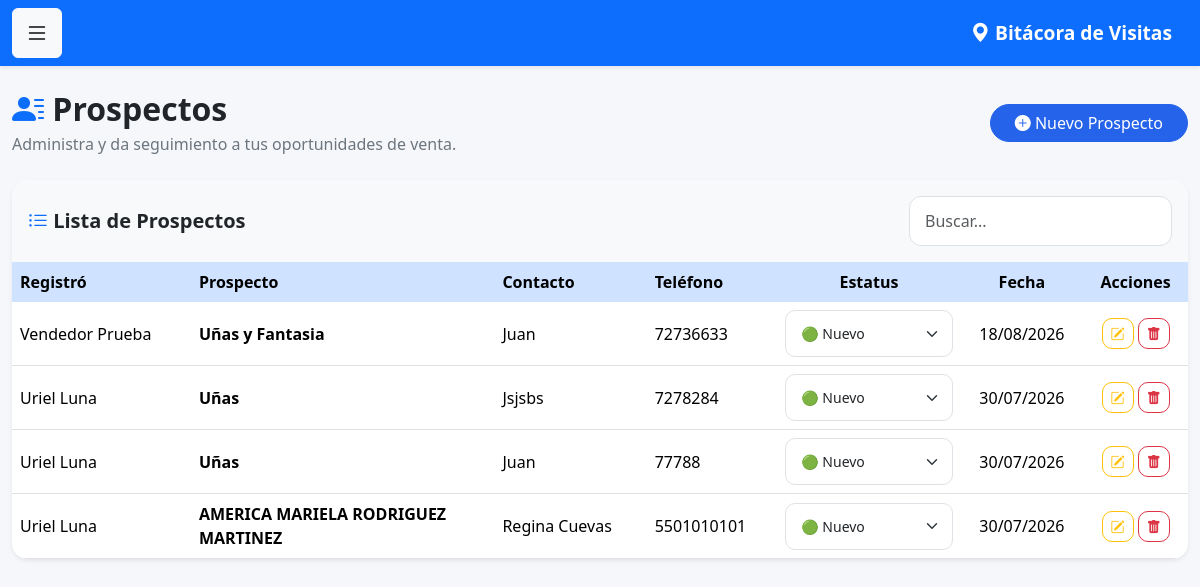
/prospectos (signed in), run on the app's committed database.
### models.py (models this page shows)
class Prospecto(db.Model):
    __tablename__ = 'prospectos'
    id = db.Column(
        db.Integer,
        primary_key=True
    )
    nombre = db.Column(
        db.String(200),
        nullable=False
    )
    contacto = db.Column(
        db.String(150)
    )
    telefono = db.Column(
        db.String(50)
    )
    direccion = db.Column(
        db.Text
    )
    observaciones = db.Column(
        db.Text
    )
    estatus = db.Column(
        db.String(50),
        default='Nuevo'
    )
    usuario_id = db.Column(
        db.Integer,
        db.ForeignKey('usuarios.id')
    )
    fecha_registro = db.Column(
        db.DateTime,
        default=datetime.utcnow
    )
    usuario = db.relationship(
        'Usuario',
        backref='prospectos'
    )
    latitud = db.Column(
    db.String(50)
    )
    longitud = db.Column(
        db.String(50)
    )

class Usuario(UserMixin, db.Model):
    __tablename__ = 'usuarios'
    id = db.Column(db.Integer, primary_key=True)
    nombre = db.Column(db.String(100), nullable=False)
    correo = db.Column(db.String(120), unique=True, nullable=False)
    password = db.Column(db.String(500), nullable=False)
    rol = db.Column(db.String(20), default='vendedor')
    activo = db.Column(db.Boolean, default=True)

### app.py (the view)
@app.route('/prospectos')
@login_required
def prospectos():
    if current_user.rol in ['admin', 'supervisor']:
        prospectos = Prospecto.query.order_by(
            Prospecto.fecha_registro.desc()
        ).all()
    else:
        prospectos = Prospecto.query.filter_by(
            usuario_id=current_user.id
        ).order_by(
            Prospecto.fecha_registro.desc()
        ).all()
    return render_template(
        'prospectos.html',
        prospectos=prospectos
    )

### app.py (called while the page is built)
@login_manager.user_loader
def load_user(user_id):
    return Usuario.query.get(int(user_id))

### templates/prospectos.html (shortened to what this page needs)
{% extends 'base.html' %}
{% block contenido %}
<div class="d-flex justify-content-between align-items-center mb-4">
    <div>
        <h2 class="fw-bold mb-1">
            <i class="bi bi-person-lines-fill text-primary"></i>
            Prospectos
        </h2>
        <p class="text-muted mb-0">
            Administra y da seguimiento a tus oportunidades de venta.
        </p>
    </div>
    <a href="{{ url_for('nuevo_prospecto') }}"
       class="btn btn-primary rounded-pill px-4">
        <i class="bi bi-plus-circle-fill"></i>
        Nuevo Prospecto
    </a>
</div>
<div class="card shadow-sm border-0 rounded-4">
    <div class="card-header bg-light py-3">
        <div class="d-flex justify-content-between align-items-center">
            <h5 class="mb-0">
                <i class="bi bi-list-ul text-primary"></i>
                Lista de Prospectos
            </h5>
            <input
                id="buscarProspecto"
                class="form-control w-auto"
                placeholder="Buscar...">
        </div>
    </div>
    <div class="table-responsive">
        <table class="table table-hover align-middle mb-0" id="tablaProspectos">
            <thead class="table-primary">
                <tr>
                    <th>Registró</th>
                    <th>Prospecto</th>
                    <th>Contacto</th>
                    <th>Teléfono</th>
                    <th class="text-center">Estatus</th>
                    <th class="text-center">Fecha</th>
                    <th class="text-center">Acciones</th>
                </tr>
            </thead>
            <tbody>
            {% for p in prospectos %}
                <tr>
                    <td>
                        <div class="d-flex align-items-center">
                            {{ p.usuario.nombre }}
                        </div>
                    </td>
                    <td>
                        <strong>{{ p.nombre }}</strong>
                    </td>
                    <td>
                        {{ p.contacto }}
                    </td>
                    <td>
                        {{ p.telefono }}
                    </td>
                    <td class="text-center">
                        <form
                            method="POST"
                            action="{{ url_for('cambiar_estatus_prospecto', id=p.id) }}">
                            <select
                                name="estatus"
                                class="form-select form-select-sm"
                                onchange="this.form.submit()">
                                <option value="Nuevo"
                                    {% if p.estatus == 'Nuevo' %}selected{% endif %}>
                                    🟢 Nuevo
                                </option>
                            </select>
                        </form>
                    </td>
                    <td class="text-center">
                        {% if p.fecha_registro %}
                            {{ p.fecha_registro.strftime('%d/%m/%Y') }}
                        {% else %}
                            —
                        {% endif %}
                    </td>
                    <td class="text-center">
                        <a href="{{ url_for('editar_prospecto', id=p.id) }}"
                           class="btn btn-outline-warning btn-sm"
                           title="Editar">
                            <i class="bi bi-pencil-square"></i>
                        </a>
                        {% if current_user.rol == 'admin' %}
                        <a href="{{ url_for('eliminar_prospecto', id=p.id) }}"
                           class="btn btn-outline-danger btn-sm"
                           onclick="return confirm('¿Eliminar este prospecto?');"
                           title="Eliminar">
                            <i class="bi bi-trash-fill"></i>
                        </a>
                        {% endif %}
                    </td>
                </tr>
            {% endfor %}
            </tbody>
        </table>
    </div>
</div>
{% endblock %}

### static/css/style.css (style rules this page uses)
body { background: #f5f7fb; font-family: "Segoe UI", Roboto, Helvetica, Arial, sans-serif; color: #212529; }
h1, h2, h3, h4, h5 { font-weight: 700; }
.text-muted { color: #6c757d !important; }
.card { border: none; border-radius: 18px; overflow: hidden; box-shadow: 0 6px 18px rgba(0,0,0,.08); }
.card-header { border: none; }
.form-control, .form-select { border-radius:12px; padding:12px 15px; border:1px solid #dee2e6; transition:.25s; }
.btn { transition:.25s; }
.btn-primary { background:#2563eb; border-color:#2563eb; }
.table { margin-bottom:0; }
.table thead th { font-weight:600; border:none; }
.table-hover tbody tr { transition:.25s; }
.table td, .table th { vertical-align:middle; }
.btn-sm { border-radius:10px; }
.form-select-sm { border-radius:10px; }
.table td { max-width:250px; }
.table td:nth-child(4) { white-space:normal; }

### data on the page
Prospecto: usuario.nombre "Vendedor Prueba", nombre "Uñas y Fantasia", contacto "Juan", telefono "72736633", estatus "🟢 Nuevo", fecha_registro "18/08/2026"
Prospecto: usuario.nombre "Uriel Luna", nombre "Uñas", contacto "Jsjsbs", telefono "7278284", estatus "🟢 Nuevo", fecha_registro "30/07/2026"
Prospecto: usuario.nombre "Uriel Luna", nombre "Uñas", contacto "Juan", telefono "77788", estatus "🟢 Nuevo", fecha_registro "30/07/2026"
Prospecto: usuario.nombre "Uriel Luna", nombre "AMERICA MARIELA RODRIGUEZ MARTINEZ", contacto "Regina Cuevas", telefono "5501010101", estatus "🟢 Nuevo", fecha_registro "30/07/2026"
